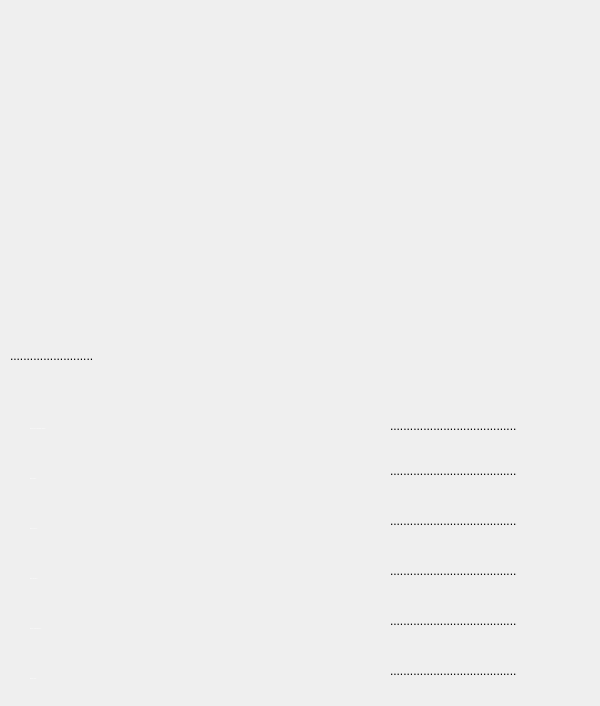
  <widget class="QWidget" name="centralwidget">
   <widget class="QLabel" name="Goster_Label">
    <property name="geometry">
     <rect>
      <x>150</x>
      <y>20</y>
      <width>300</width>
      <height>300</height>
     </rect>
    </property>
    <property name="styleSheet">
     <string notr="true"/>
    </property>
    <property name="text">
     <string/>
    </property>
   </widget>
   <widget class="QLabel" name="Isim_Label">
    <property name="geometry">
     <rect>
      <x>10</x>
      <y>330</y>
      <width>581</width>
      <height>51</height>
     </rect>
    </property>
    <property name="text">
     <string>.........................</string>
    </property>
   </widget>
   <widget class="QLabel" name="label_6">
    <property name="geometry">
     <rect>
      <x>30</x>
      <y>410</y>
      <width>341</width>
      <height>37</height>
     </rect>
    </property>
    <property name="font">
     <font>
      <pointsize>-1</pointsize>
     </font>
    </property>
    <property name="styleSheet">
     <string notr="true">color:white;</string>
    </property>
    <property name="text">
     <string>Hatanın Duvar Tarafından Mesafesi :</string>
    </property>
   </widget>
   <widget class="QLabel" name="label_7">
    <property name="geometry">
     <rect>
      <x>30</x>
      <y>460</y>
      <width>331</width>
      <height>37</height>
     </rect>
    </property>
    <property name="font">
     <font>
      <pointsize>-1</pointsize>
     </font>
    </property>
    <property name="styleSheet">
     <string notr="true">color:white;</string>
    </property>
    <property name="text">
     <string>Hata Eni(mm) :</string>
    </property>
   </widget>
   <widget class="QLabel" name="label_8">
    <property name="geometry">
     <rect>
      <x>30</x>
      <y>510</y>
      <width>331</width>
      <height>37</height>
     </rect>
    </property>
    <property name="font">
     <font>
      <pointsize>-1</pointsize>
     </font>
    </property>
    <property name="styleSheet">
     <string notr="true">color:white;</string>
    </property>
    <property name="text">
     <string>Hata Boyu(mm) :</string>
    </property>
   </widget>
   <widget class="QLabel" name="label_9">
    <property name="geometry">
     <rect>
      <x>30</x>
      <y>560</y>
      <width>331</width>
      <height>37</height>
     </rect>
    </property>
    <property name="font">
     <font>
      <pointsize>-1</pointsize>
     </font>
    </property>
    <property name="styleSheet">
     <string notr="true">color:white;</string>
    </property>
    <property name="text">
     <string>Hata Alanı(mm2) :</string>
    </property>
   </widget>
   <widget class="QLabel" name="label_11">
    <property name="geometry">
     <rect>
      <x>30</x>
      <y>660</y>
      <width>331</width>
      <height>37</height>
     </rect>
    </property>
    <property name="font">
     <font>
      <pointsize>-1</pointsize>
     </font>
    </property>
    <property name="styleSheet">
     <string notr="true">color:white;</string>
    </property>
    <property name="text">
     <string>Hatanın Sınıfı :</string>
    </property>
   </widget>
   <widget class="QLabel" name="label_10">
    <property name="geometry">
     <rect>
      <x>30</x>
      <y>610</y>
      <width>331</width>
      <height>37</height>
     </rect>
    </property>
    <property name="font">
     <font>
      <pointsize>-1</pointsize>
     </font>
    </property>
    <property name="styleSheet">
     <string notr="true">color:white;</string>
    </property>
    <property name="text">
     <string>Hatanın Geldiği Metre(m) :</string>
    </property>
   </widget>
   <widget class="QLabel" name="Duvar_Label">
    <property name="geometry">
     <rect>
      <x>390</x>
      <y>405</y>
      <width>161</width>
      <height>41</height>
     </rect>
    </property>
    <property name="text">
     <string>......................................</string>
    </property>
   </widget>
   <widget class="QLabel" name="Eni_Label">
    <property name="geometry">
     <rect>
      <x>390</x>
      <y>450</y>
      <width>161</width>
      <height>41</height>
     </rect>
    </property>
    <property name="text">
     <string>......................................</string>
    </property>
   </widget>
   <widget class="QLabel" name="boyu_Label">
    <property name="geometry">
     <rect>
      <x>390</x>
      <y>500</y>
      <width>161</width>
      <height>41</height>
     </rect>
    </property>
    <property name="text">
     <string>......................................</string>
    </property>
   </widget>
   <widget class="QLabel" name="Alan_Label">
    <property name="geometry">
     <rect>
      <x>390</x>
      <y>550</y>
      <width>161</width>
      <height>41</height>
     </rect>
    </property>
    <property name="text">
     <string>......................................</string>
    </property>
   </widget>
   <widget class="QLabel" name="Metre_Label">
    <property name="geometry">
     <rect>
      <x>390</x>
      <y>600</y>
      <width>161</width>
      <height>41</height>
     </rect>
    </property>
    <property name="text">
     <string>......................................</string>
    </property>
   </widget>
   <widget class="QLabel" name="Sinif_Label">
    <property name="geometry">
     <rect>
      <x>390</x>
      <y>650</y>
      <width>161</width>
      <height>41</height>
     </rect>
    </property>
    <property name="text">
     <string>......................................</string>
    </property>
   </widget>
  </widget>
